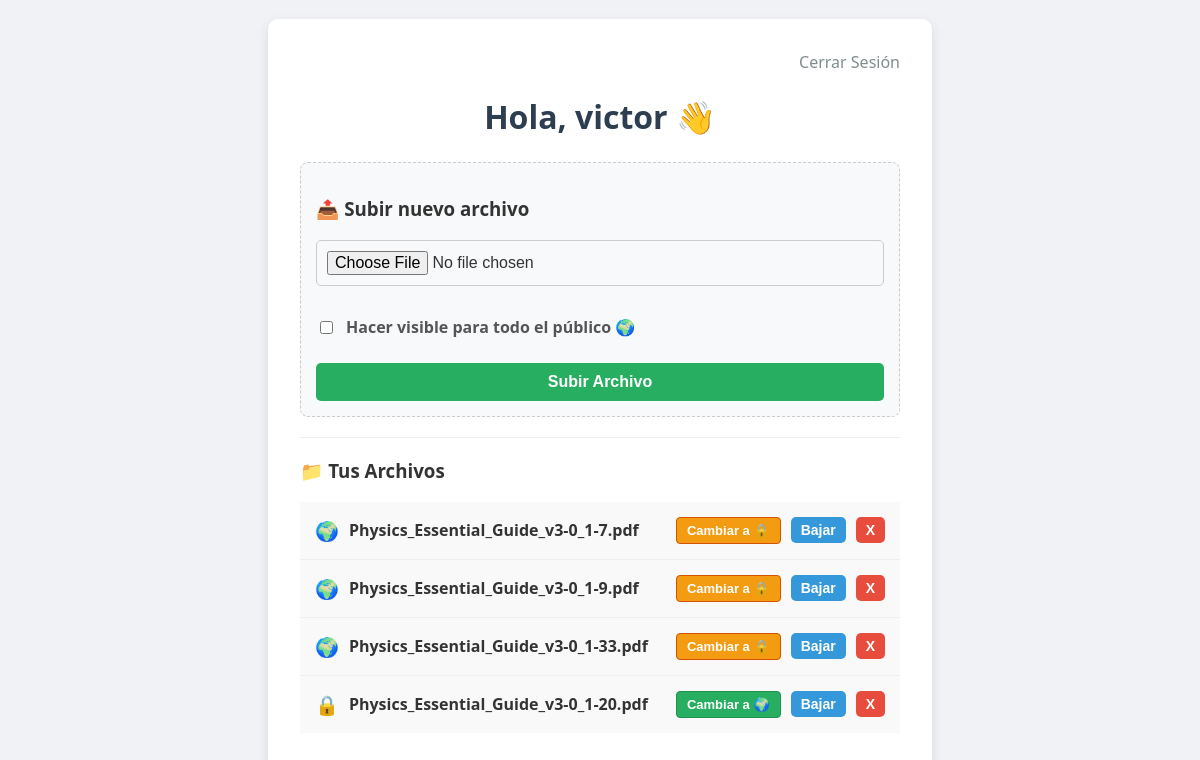
The page /dashboard (signed in) on the database its author committed.
### app.py (models this page shows)
class User(UserMixin, db.Model):
    id = db.Column(db.Integer, primary_key=True)
    username = db.Column(db.String(150), unique=True, nullable=False)
    email = db.Column(db.String(150), unique=True, nullable=False)
    password = db.Column(db.String(150), nullable=False)
    files = db.relationship('File', backref='owner')

class File(db.Model):
    id = db.Column(db.Integer, primary_key=True)
    filename = db.Column(db.String(300))
    user_id = db.Column(db.Integer, db.ForeignKey('user.id'))
    is_public = db.Column(db.Boolean, default=False)

### app.py (the view)
@app.route('/dashboard')
@login_required
def dashboard():
    return render_template('dashboard.html', name=current_user.username, files=current_user.files)

### app.py (called while the page is built)
@login_manager.user_loader
def load_user(user_id):
    return User.query.get(int(user_id))

### templates/dashboard.html (shortened to what this page needs)
<!DOCTYPE html>
<html lang="es">
<head>
    <link rel="stylesheet" href="{{ url_for('static', filename='style.css') }}">
</head>
<body>
    <div class="container">
        <a href="/logout" class="logout-link">Cerrar Sesión</a>
        <h1>Hola, {{ name }} 👋</h1>
        <div style="background: #f8f9fa; padding: 15px; border-radius: 8px; border: 1px dashed #ccc;">
            <h3>📤 Subir nuevo archivo</h3>
            <form method="POST" action="/upload" enctype="multipart/form-data">
                <input type="file" name="file" required>
                <div style="margin-top: 15px; display: flex; align-items: center; gap: 10px;">
                    <input type="checkbox" name="is_public" id="publicCheck" style="width: auto;">
                    <label for="publicCheck" style="margin: 0; cursor: pointer; color: #555;">
                        Hacer visible para todo el público 🌍
                    </label>
                </div>
                <button type="submit" class="btn-upload">Subir Archivo</button>
            </form>
        </div>
        <hr style="margin: 20px 0; border: 0; border-top: 1px solid #eee;">
        <h3>📁 Tus Archivos</h3>
        <ul>
            {% for file in files %}
                <li style="display: flex; justify-content: space-between; align-items: center;">
                    <div style="display: flex; align-items: center; gap: 10px;">
                        <span style="font-size: 1.2em;">
                            {% if file.is_public %} 🌍 {% else %} 🔒 {% endif %}
                        </span>
                        <strong>{{ file.filename }}</strong>
                    </div>
                    <div style="display: flex; gap: 5px;">
                        <a href="{{ url_for('toggle_privacy', file_id=file.id) }}" style="text-decoration: none;">
                            {% if file.is_public %}
                                <button class="btn-privacy make-private" title="Hacer Privado">Cambiar a 🔒</button>
                            {% else %}
                                <button class="btn-privacy make-public" title="Hacer Público">Cambiar a 🌍</button>
                            {% endif %}
                        </a>
                        <a href="{{ url_for('download', file_id=file.id) }}">
                            <button class="btn-download">Bajar</button>
                        </a>
                        <a href="{{ url_for('delete', file_id=file.id) }}">
                            <button class="btn-delete">X</button>
                        </a>
                    </div>
                </li>
            {% else %}
                <p style="text-align: center; color: #777;">No has subido archivos aún.</p>
            {% endfor %}
        </ul>
    </div>
</body>
</html>

### static/style.css (style rules this page uses)
body { font-family: 'Segoe UI', Tahoma, Geneva, Verdana, sans-serif; background-color: #f0f2f5; margin: 0; padding: 0; display: flex; justify-content: center; align-items: center; min-height: 100vh; color: #333; }
.container { background-color: white; padding: 2rem; border-radius: 10px; box-shadow: 0 4px 12px rgba(0, 0, 0, 0.1); width: 100%; max-width: 600px; }
h1, h2 { color: #2c3e50; text-align: center; margin-bottom: 1.5rem; }
form { display: flex; flex-direction: column; gap: 15px; }
label { font-weight: bold; margin-bottom: 5px; }
input[type="text"], input[type="password"], input[type="file"] { padding: 10px; border: 1px solid #ccc; border-radius: 5px; font-size: 16px; }
button { padding: 10px 20px; border: none; border-radius: 5px; cursor: pointer; font-size: 16px; font-weight: bold; transition: background 0.3s; }
.btn-upload { background-color: #27ae60; color: white; width: 100%; margin-top: 10px; }
.btn-download { background-color: #3498db; color: white; text-decoration: none; padding: 5px 10px; font-size: 14px; }
.btn-delete { background-color: #e74c3c; color: white; text-decoration: none; padding: 5px 10px; font-size: 14px; margin-left: 5px; }
ul { list-style-type: none; padding: 0; }
li { background: #f9f9f9; border-bottom: 1px solid #eee; padding: 15px; display: flex; justify-content: space-between; align-items: center; }
li:last-child { border-bottom: none; }
a { text-decoration: none; }
.logout-link { display: block; text-align: right; margin-bottom: 10px; color: #7f8c8d; }
.btn-privacy { padding: 5px 10px; font-size: 13px; margin-right: 5px; border-radius: 4px; font-weight: bold; color: white; }
.make-public { background-color: #27ae60; border: 1px solid #219150; }
.make-private { background-color: #f39c12; border: 1px solid #d35400; }

### rows shown on the page
User: username "victor"
File: filename "Physics_Essential_Guide_v3-0_1-7.pdf", is_public "Cambiar a 🔒"
File: filename "Physics_Essential_Guide_v3-0_1-9.pdf", is_public "Cambiar a 🔒"
File: filename "Physics_Essential_Guide_v3-0_1-33.pdf", is_public "Cambiar a 🔒"
File: filename "Physics_Essential_Guide_v3-0_1-20.pdf", is_public "Cambiar a 🌍"
